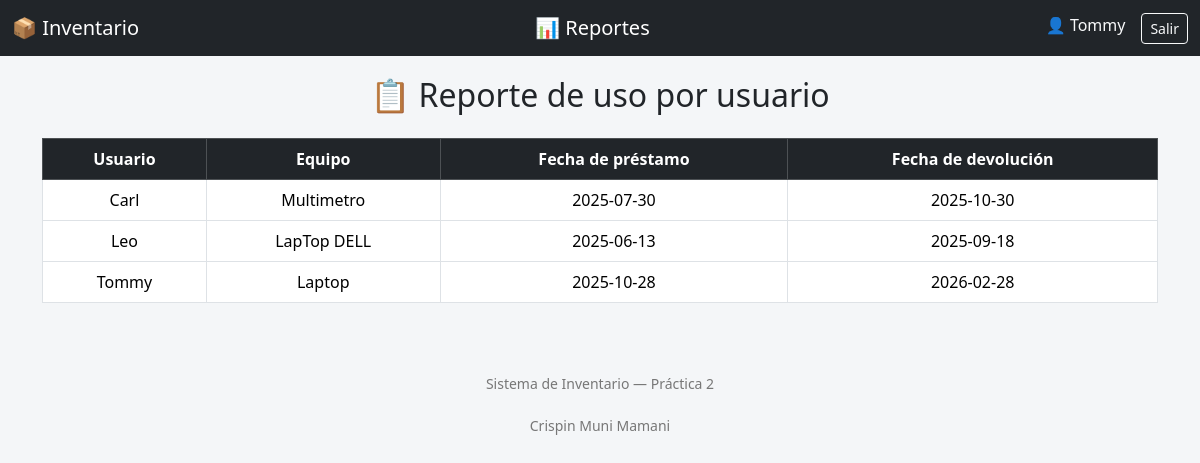
Screenshot of /reportes_usuarios (signed in) with the database file from the repository.
### tables this page shows
CREATE TABLE usuarios(
    id INTEGER PRIMARY KEY AUTOINCREMENT,
    nombre VARCHAR(80),
    cargo VARCHAR(20) CHECK(cargo IN ('Admin','Supervisor','Usuario'))
    );

CREATE TABLE prestamos(
        id INTEGER PRIMARY KEY AUTOINCREMENT,
        id_equipo INTEGER,
        id_usuario INTEGER,
        fecha_prestamo DATE,
        fecha_devolucion DATE,
        FOREIGN KEY (id_equipo) REFERENCES equipos(id),
        FOREIGN KEY (id_usuario) REFERENCES usuarios(id)
    );

CREATE TABLE equipos(
        id INTEGER PRIMARY KEY AUTOINCREMENT,
        nombre VARCHAR(80) NOT NULL,
        estado VARCHAR(20) CHECK(estado IN('DISPONIBLE', 'AGOTADO', 'PRESTADO', 'DAÑADO')),
        ubicacion TEXT 
    );

### app.py (the view)
@app.route('/reportes_usuarios')
def reportes_usuarios():
    conn=get_conexion()
    cursor=conn.cursor()
    cursor.execute("""
        SELECT u.nombre as usuario, e.nombre as equipo, p.fecha_prestamo, p.fecha_devolucion
        FROM prestamos p
        JOIN usuarios u ON p.id_usuario = u.id
        JOIN equipos e ON p.id_equipo = e.id
        ORDER BY u.nombre, p.fecha_prestamo
    """)
    reportes = cursor.fetchall()
    conn.close()
    return render_template("reportes.html", reportes=reportes)

### app.py (called while the page is built)
def get_conexion():
    con=sqlite3.connect('Inventarios.db')
    con.row_factory=sqlite3.Row
    return con

### templates/reportes.html (shortened to what this page needs)
{% extends "base.html" %}
{% block content %}
<h2 class="mb-4 text-center">📋 Reporte de uso por usuario</h2>
<table class="table table-bordered table-hover">
  <thead class="table-dark text-center">
    <tr>
      <th>Usuario</th>
      <th>Equipo</th>
      <th>Fecha de préstamo</th>
      <th>Fecha de devolución</th>
    </tr>
  </thead>
  <tbody>
    {% for r in reportes %}
    <tr class="text-center">
      <td>{{ r.usuario }}</td>
      <td>{{ r.equipo }}</td>
      <td>{{ r.fecha_prestamo }}</td>
      <td>{{ r.fecha_devolucion }}</td>
    </tr>
    {% endfor %}
  </tbody>
</table>
{% endblock %}

### templates/base.html (shortened to what this page needs)
<!DOCTYPE html>
<html lang="es">
<head>
  <link href="https://cdn.jsdelivr.net/npm/bootstrap@5.3.2/dist/css/bootstrap.min.css" rel="stylesheet">
</head>
<body>
  {% if session.nombre %}
  <nav class="navbar navbar-expand-lg navbar-dark bg-dark">
    <div class="container-fluid">
      <a class="navbar-brand" href="{{ url_for('articulos') }}">📦 Inventario</a>
      <a class="navbar-brand" href="{{ url_for('reportes_usuarios') }}">📊 Reportes</a>
      <div class="d-flex text-light">
        <span class="me-3">👤 {{ session.nombre }}</span>
        <a class="btn btn-outline-light btn-sm" href="{{ url_for('logout') }}">Salir</a>
      </div>
    </div>
  </nav>
  {% endif %}
  <div class="container">
    {% block content %}{% endblock %}
  </div>
  <footer>
    Sistema de Inventario — Práctica 2 <br><br>
    Crispin Muni Mamani
  </footer>
</body>
</html>

### templates/base.html (style rules this page uses)
body { background-color: #f4f6f8; font-family: "Segoe UI", Arial, sans-serif; }
.navbar { margin-bottom: 20px; }
.table { background: white; }
footer { text-align: center; margin-top: 50px; padding: 20px; color: #777; font-size: 14px; }

### rows the page displays
usuarios: nombre "Tommy"
prestamos: usuario "Carl", equipo "Multimetro", fecha_prestamo "2025-07-30", fecha_devolucion "2025-10-30"
prestamos: usuario "Leo", equipo "LapTop DELL", fecha_prestamo "2025-06-13", fecha_devolucion "2025-09-18"
prestamos: usuario "Tommy", equipo "Laptop", fecha_prestamo "2025-10-28", fecha_devolucion "2026-02-28"
